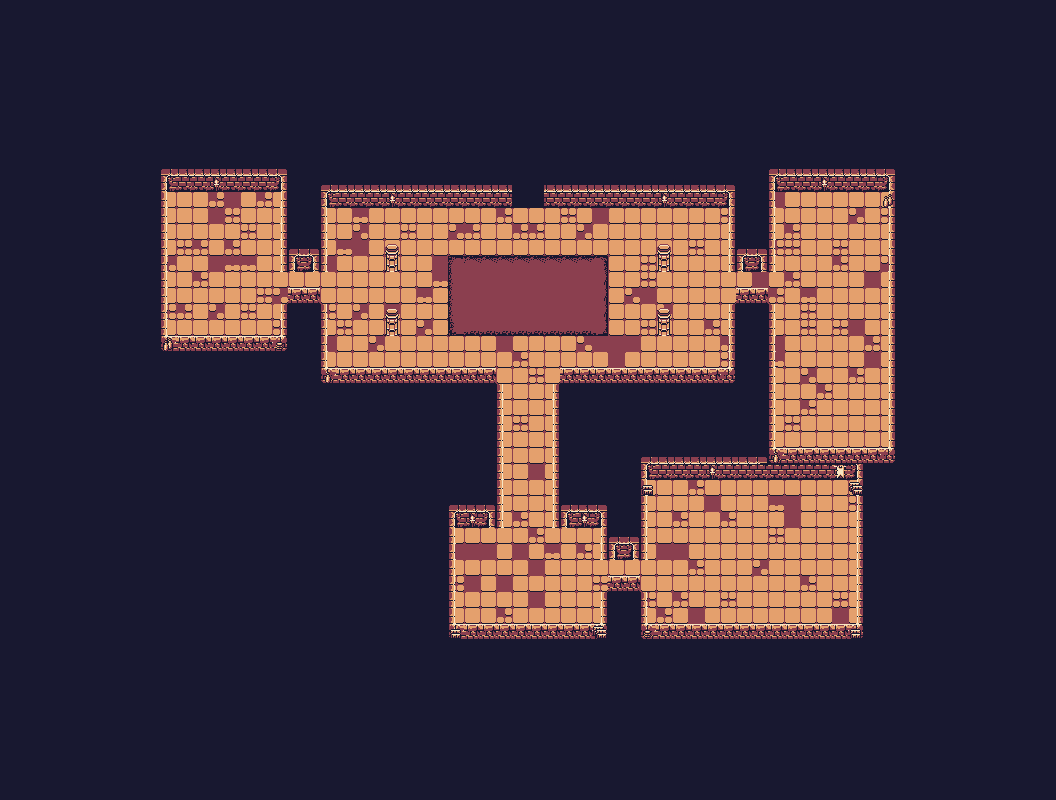

This is a level from a 2D game, rendered from its Tiled map with the project's own tilesets. A one-line summary and the map file follow, with tile-layer data summarised:
An orthogonal 66x50 tile map with 16x16 px tiles, 5 tile layers (Base, Floor, Walls, Props, ...) and 460 objects (12x pickup/coin, 8x spikes, 4x enemy/ghoul, 2x enemy/rat, 2x enemy/slug, ...).

<map version="1.10" tiledversion="1.11.0" orientation="orthogonal" renderorder="right-down" width="66" height="50" tilewidth="16" tileheight="16" infinite="0" nextlayerid="8" nextobjectid="461">
 <properties>
  <property name="title" value="The Crypt" />
 </properties>
 <tileset firstgid="1" source="tileset.tsx" />
 <layer id="1" name="Base" width="66" height="50">
  <properties><property name="renderLayer" value="floor" /></properties>
  <data>[3300 cells, 3300 non-empty, 1 distinct tile ids]</data>
 </layer>
 <layer id="2" name="Floor" width="66" height="50">
  <properties><property name="renderLayer" value="floor" /></properties>
  <data>[3300 cells, 886 non-empty, 21 distinct tile ids]</data>
 </layer>
 <layer id="3" name="Walls" width="66" height="50">
  <properties><property name="renderLayer" value="floor" /></properties>
  <data>[3300 cells, 174 non-empty, 5 distinct tile ids]</data>
 </layer>
 <layer id="4" name="Props" width="66" height="50">
  <properties><property name="renderLayer" value="floor" /></properties>
  <data>[3300 cells, 22 non-empty, 7 distinct tile ids]</data>
 </layer>
 <layer id="5" name="Overhead" width="66" height="50">
  <properties><property name="renderLayer" value="overhead" /></properties>
  <data>[3300 cells, 4 non-empty, 1 distinct tile ids]</data>
 </layer>
 <objectgroup id="6" name="walls" visible="0">
  <object id="1" x="160" y="170" width="16" height="6">
   <properties>
    <property name="opaque" type="bool" value="true" />
   </properties>
  </object>
  <object id="2" x="176" y="170" width="16" height="6">
   <properties>
    <property name="opaque" type="bool" value="true" />
   </properties>
  </object>
  <object id="3" x="192" y="170" width="16" height="6">
   <properties>
    <property name="opaque" type="bool" value="true" />
   </properties>
  </object>
  <object id="4" x="208" y="170" width="16" height="6">
   <properties>
    <property name="opaque" type="bool" value="true" />
   </properties>
  </object>
  <object id="5" x="224" y="170" width="16" height="6">
   <properties>
    <property name="opaque" type="bool" value="true" />
   </properties>
  </object>
  <object id="6" x="240" y="170" width="16" height="6">
   <properties>
    <property name="opaque" type="bool" value="true" />
   </properties>
  </object>
  <object id="7" x="256" y="170" width="16" height="6">
   <properties>
    <property name="opaque" type="bool" value="true" />
   </properties>
  </object>
  <object id="8" x="272" y="170" width="16" height="6">
   <properties>
    <property name="opaque" type="bool" value="true" />
   </properties>
  </object>
  <object id="9" x="768" y="170" width="16" height="6">
   <properties>
    <property name="opaque" type="bool" value="true" />
   </properties>
  </object>
  <object id="10" x="784" y="170" width="16" height="6">
   <properties>
    <property name="opaque" type="bool" value="true" />
   </properties>
  </object>
  <object id="11" x="800" y="170" width="16" height="6">
   <properties>
    <property name="opaque" type="bool" value="true" />
   </properties>
  </object>
  <object id="12" x="816" y="170" width="16" height="6">
   <properties>
    <property name="opaque" type="bool" value="true" />
   </properties>
  </object>
  <object id="13" x="832" y="170" width="16" height="6">
   <properties>
    <property name="opaque" type="bool" value="true" />
   </properties>
  </object>
  <object id="14" x="848" y="170" width="16" height="6">
   <properties>
    <property name="opaque" type="bool" value="true" />
   </properties>
  </object>
  <object id="15" x="864" y="170" width="16" height="6">
   <properties>
    <property name="opaque" type="bool" value="true" />
   </properties>
  </object>
  <object id="16" x="880" y="170" width="16" height="6">
   <properties>
    <property name="opaque" type="bool" value="true" />
   </properties>
  </object>
  <object id="17" x="160" y="176" width="16" height="16">
   <properties>
    <property name="opaque" type="bool" value="true" />
   </properties>
  </object>
  <object id="18" x="176" y="176" width="16" height="16">
   <properties>
    <property name="opaque" type="bool" value="true" />
   </properties>
  </object>
  <object id="19" x="192" y="176" width="16" height="16">
   <properties>
    <property name="opaque" type="bool" value="true" />
   </properties>
  </object>
  <object id="20" x="208" y="176" width="16" height="16">
   <properties>
    <property name="opaque" type="bool" value="true" />
   </properties>
  </object>
  <object id="21" x="224" y="176" width="16" height="16">
   <properties>
    <property name="opaque" type="bool" value="true" />
   </properties>
  </object>
  <object id="22" x="240" y="176" width="16" height="16">
   <properties>
    <property name="opaque" type="bool" value="true" />
   </properties>
  </object>
  <object id="23" x="256" y="176" width="16" height="16">
   <properties>
    <property name="opaque" type="bool" value="true" />
   </properties>
  </object>
  <object id="24" x="272" y="176" width="16" height="16">
   <properties>
    <property name="opaque" type="bool" value="true" />
   </properties>
  </object>
  <object id="25" x="320" y="186" width="16" height="6">
   <properties>
    <property name="opaque" type="bool" value="true" />
   </properties>
  </object>
  <object id="26" x="336" y="186" width="16" height="6">
   <properties>
    <property name="opaque" type="bool" value="true" />
   </properties>
  </object>
  <object id="27" x="352" y="186" width="16" height="6">
   <properties>
    <property name="opaque" type="bool" value="true" />
   </properties>
  </object>
  <object id="28" x="368" y="186" width="16" height="6">
   <properties>
    <property name="opaque" type="bool" value="true" />
   </properties>
  </object>
  <object id="29" x="384" y="186" width="16" height="6">
   <properties>
    <property name="opaque" type="bool" value="true" />
   </properties>
  </object>
  <object id="30" x="400" y="186" width="16" height="6">
   <properties>
    <property name="opaque" type="bool" value="true" />
   </properties>
  </object>
  <object id="31" x="416" y="186" width="16" height="6">
   <properties>
    <property name="opaque" type="bool" value="true" />
   </properties>
  </object>
  <object id="32" x="432" y="186" width="16" height="6">
   <properties>
    <property name="opaque" type="bool" value="true" />
   </properties>
  </object>
  <object id="33" x="448" y="186" width="16" height="6">
   <properties>
    <property name="opaque" type="bool" value="true" />
   </properties>
  </object>
  <object id="34" x="464" y="186" width="16" height="6">
   <properties>
    <property name="opaque" type="bool" value="true" />
   </properties>
  </object>
  </objectgroup>
 <objectgroup id="7" name="entities">
  <!-- 38 objects omitted --></objectgroup>
</map>
<!-- 426 of 460 objects omitted -->
